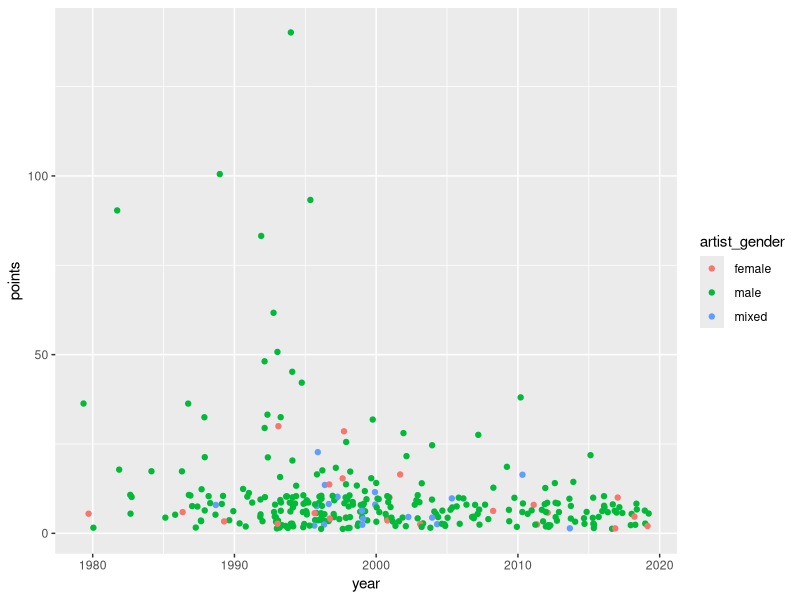

Here is the R script that generated this plot:
install.packages("tidyverse")
library(tidyverse)

polls <- read.csv('data/bbc_hiphop_25.csv')

ranking <- polls %>% 
  group_by(title, artist, year, artist_gender) %>% 
  summarise(
    points = sum(points = (6 - rank) * 2), 
    n = n(), 
    n1 = sum(rank == 1),
    n2 = sum(rank == 2),
    n3 = sum(rank == 3),
    n4 = sum(rank == 4),
    n5 = sum(rank == 5)
  ) %>% 
  arrange(
    desc(points), 
    desc(n),
    desc(n1), 
    desc(n2), 
    desc(n3), 
    desc(n4), 
    desc(n5)
  )

View(ranking)

ggplot(data = ranking) +
  geom_point(mapping = aes(x = year, y = points, color = artist_gender), position = "jitter")
